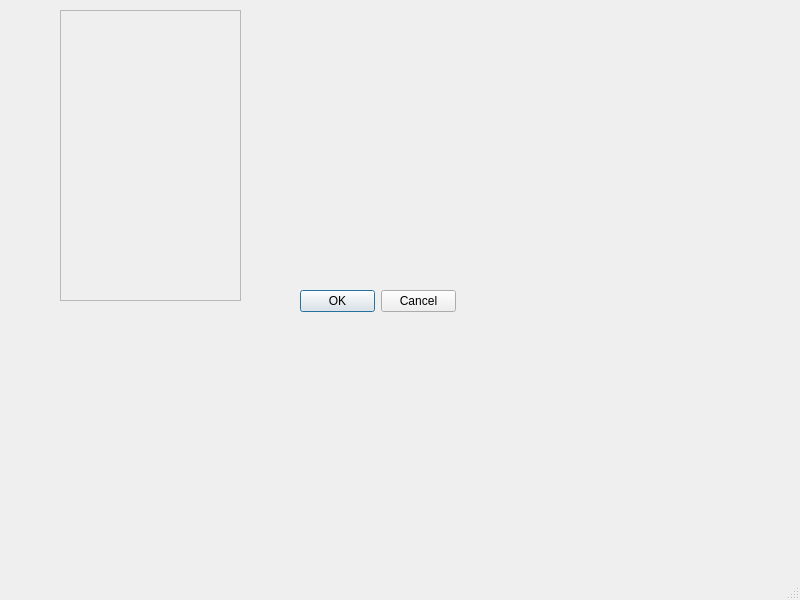
<?xml version="1.0" encoding="UTF-8"?>
<ui version="4.0">
 <class>MainWindow</class>
 <widget class="QMainWindow" name="MainWindow">
  <property name="geometry">
   <rect>
    <x>0</x>
    <y>0</y>
    <width>800</width>
    <height>600</height>
   </rect>
  </property>
  <property name="windowTitle">
   <string>MainWindow</string>
  </property>
  <widget class="QWidget" name="centralwidget">
   <widget class="QDialogButtonBox" name="buttonBox">
    <property name="geometry">
     <rect>
      <x>300</x>
      <y>290</y>
      <width>156</width>
      <height>23</height>
     </rect>
    </property>
    <property name="standardButtons">
     <set>QDialogButtonBox::Cancel|QDialogButtonBox::Ok</set>
    </property>
   </widget>
   <widget class="QFrame" name="frame">
    <property name="geometry">
     <rect>
      <x>60</x>
      <y>10</y>
      <width>181</width>
      <height>291</height>
     </rect>
    </property>
    <property name="frameShape">
     <enum>QFrame::StyledPanel</enum>
    </property>
    <property name="frameShadow">
     <enum>QFrame::Raised</enum>
    </property>
   </widget>
  </widget>
  <widget class="QMenuBar" name="menubar">
   <property name="geometry">
    <rect>
     <x>0</x>
     <y>0</y>
     <width>800</width>
     <height>21</height>
    </rect>
   </property>
  </widget>
  <widget class="QStatusBar" name="statusbar"/>
 </widget>
 <resources/>
 <connections/>
</ui>
